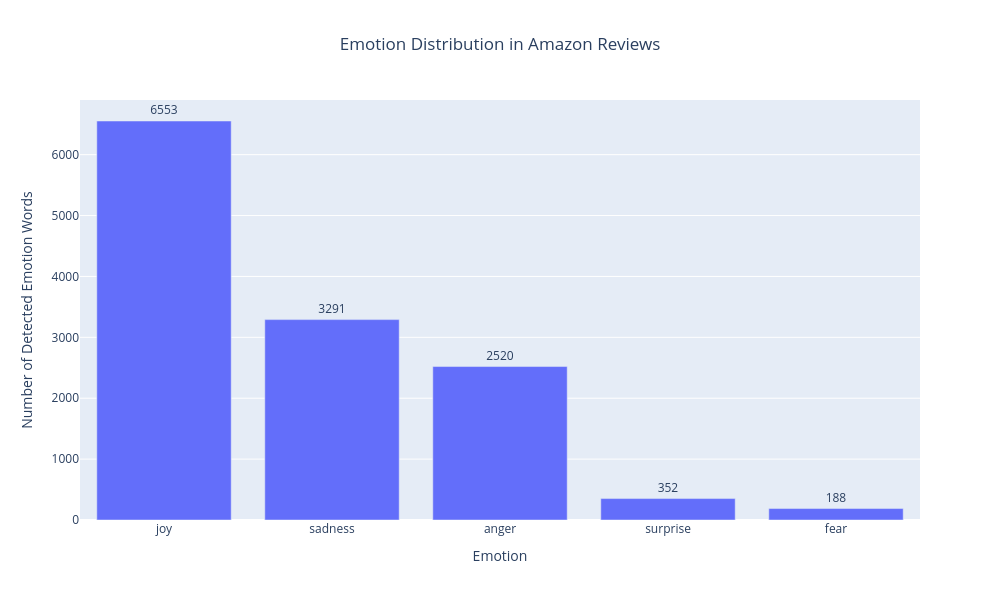

Notebook cell for this chart:
### Markdown cell above
### Step 10.4 — Emotion Distribution Chart

### Code cell
fig = px.bar(
    emotion_df,
    x='Emotion',
    y='Count',
    text='Count',
    title='Emotion Distribution in Amazon Reviews',
    labels={
        'Emotion': 'Emotion',
        'Count': 'Number of Detected Emotion Words'
    }
)

fig.update_traces(textposition='outside')

fig.update_layout(
    height=600,
    width= 1000,
    title_x=0.5,
    xaxis_title='Emotion',
    yaxis_title='Number of Detected Emotion Words'
)

fig.show()

### Figure 1 — Plotly figure (JSON) as saved in the notebook; plotly's stock layout.template omitted (floating-point values rounded to 4 significant figures)
{"data": [{"hovertemplate": "Emotion=%{x}<br>Number of Detected Emotion Words=%{text}<extra></extra>", "legendgroup": "", "marker": {"color": "#636efa", "pattern": {"shape": ""}}, "name": "", "orientation": "v", "showlegend": false, "text": [6553.0, 3291.0, 2520.0, 352.0, 188.0], "textposition": "outside", "type": "bar", "x": ["joy", "sadness", "anger", "surprise", "fear"], "xaxis": "x", "y": [6553, 3291, 2520, 352, 188], "yaxis": "y"}], "layout": {"barmode": "relative", "height": 600, "legend": {"tracegroupgap": 0}, "title": {"text": "Emotion Distribution in Amazon Reviews", "x": 0.5}, "width": 1000, "xaxis": {"anchor": "y", "domain": [0, 1], "title": {"text": "Emotion"}}, "yaxis": {"anchor": "x", "domain": [0, 1], "title": {"text": "Number of Detected Emotion Words"}}}}
